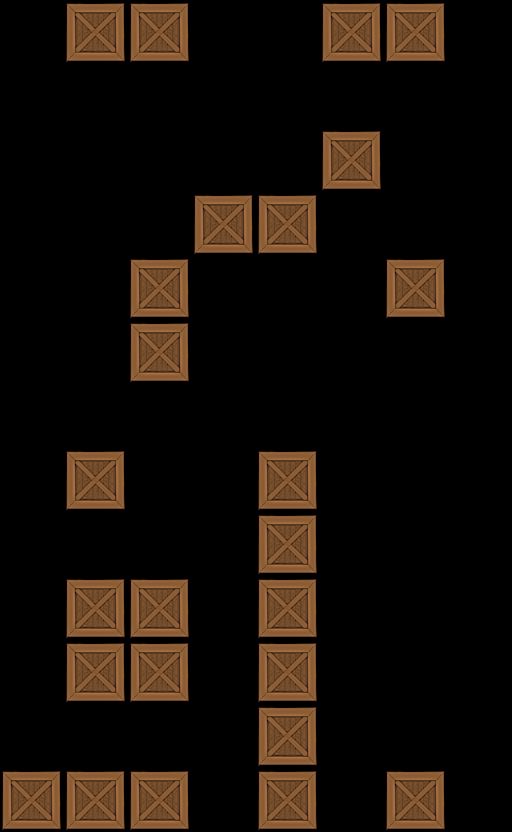

A level layout from a 2D game, rendered from its tile map. Below: a short description, then the map file with tile-grid data replaced by summaries:
An orthogonal 8x13 tile map with 64x64 px tiles, 1 tile layer (Tile Layer 1).

<map version="1.0" orientation="orthogonal" width="8" height="13" tilewidth="64" tileheight="64">
 <tileset firstgid="1" name="crate" tilewidth="64" tileheight="64">
  <image source="../../crate2.png" width="64" height="64" />
 </tileset>
 <layer name="Tile Layer 1" width="8" height="13">
  <data>[104 cells, 25 non-empty, 1 distinct tile ids]</data>
 </layer>
</map>
